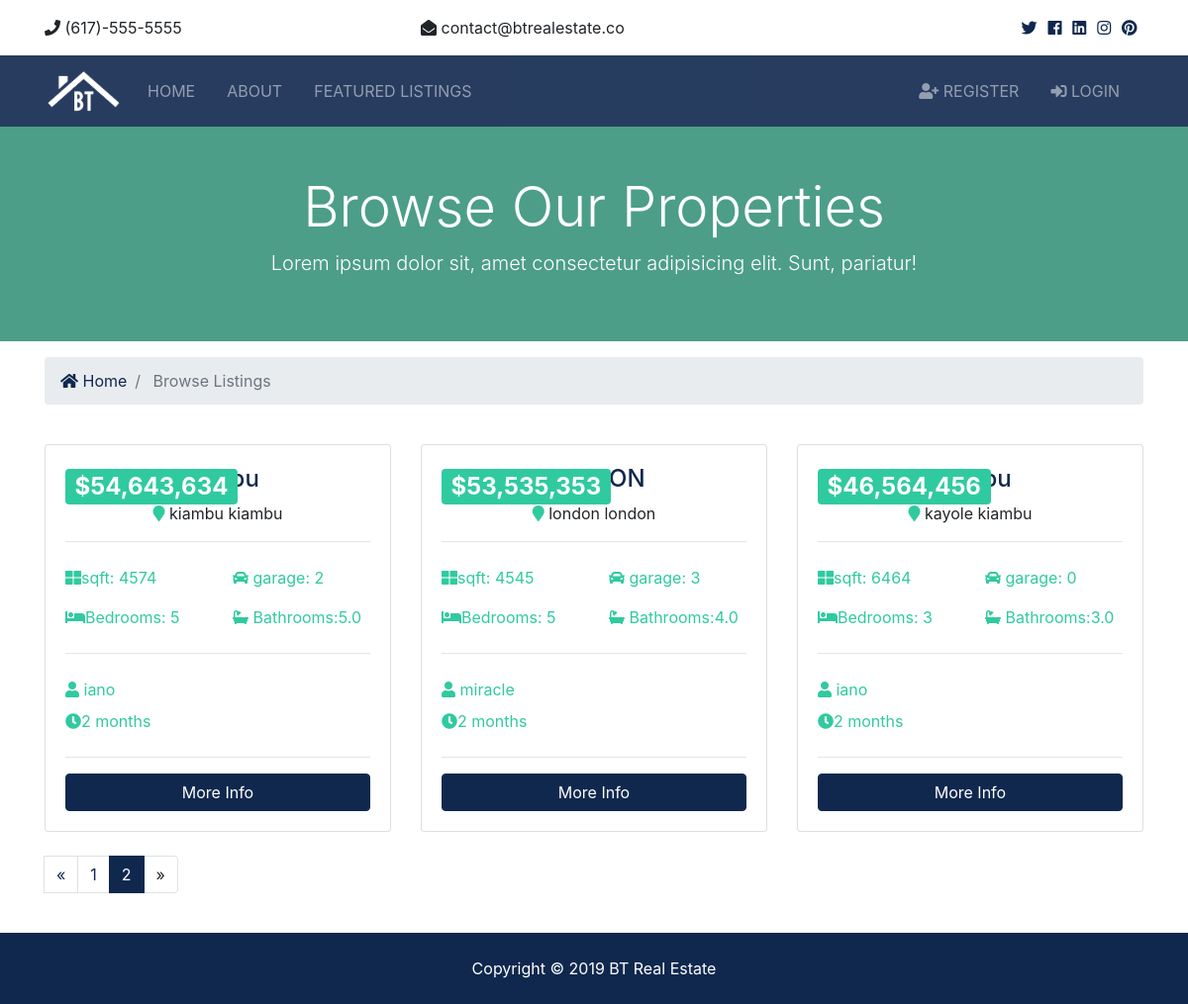
The app's page /listings?page=2 with its own data.
### listings/models.py (models this page shows, shortened)
class Listing(models.Model):
    realtor = models.ForeignKey(Realtors, on_delete = models.DO_NOTHING)
    address = models.CharField(max_length = 100)
    city = models.CharField(max_length = 100)
    zipcode = models.CharField(max_length = 20)
    state = models.CharField(max_length = 100)
    title = models.CharField(max_length = 100)
    price = models.IntegerField()
    bedrooms = models.IntegerField()
    bathrooms = models.DecimalField(max_digits=2, decimal_places=1)
    garage = models.IntegerField(default=0)
    sqft = models.IntegerField()
    lot_size =models.DecimalField(max_digits=5, decimal_places=1)
    description = models.TextField(max_length = 100)
    photos_main = models.ImageField(upload_to = 'photos/%Y/%m/%d')
    photos_1 = models.ImageField(upload_to = 'photos/%Y/%m/%d', blank = True)
    photos_2 = models.ImageField(upload_to = 'photos/%Y/%m/%d', blank = True)
    photos_3 = models.ImageField(upload_to = 'photos/%Y/%m/%d', blank = True)
    photos_4= models.ImageField(upload_to = 'photos/%Y/%m/%d', blank = True)
    photos_5 = models.ImageField(upload_to = 'photos/%Y/%m/%d', blank = True)
    photos_6= models.ImageField(upload_to = 'photos/%Y/%m/%d', blank = True)
    is_published = models.BooleanField(default = True)
    list_date = models.DateField(default=datetime.now, blank =True)

### realtors/models.py (models this page shows)
class Realtors(models.Model):
    name = models.CharField(max_length = 100)
    photo = models.ImageField(upload_to = 'photos/%Y/%m/%d')
    description = models.TextField(blank=True)
    phone = models.CharField(max_length = 20)
    email = models.CharField(max_length = 20)
    is_mvp = models.BooleanField(default = False)
    hire_date = models.DateTimeField(default = datetime.now, blank = True)
    def __str__(self):
        return self.name

### listings/views.py (the view)
# urls.py: path('', views.index, name = 'listings'),
def index(request):
    listings = Listing.objects.order_by('-list_date').filter(is_published=True)
    paginator = Paginator(listings,3)
    page = request.GET.get('page')
    paged_listings = paginator.get_page(page)
    context = {
         'listings' : paged_listings
     }
    return render(request, 'listings/listings.html', context)

### templates/listings/listings.html (shortened to what this page needs)
{% extends 'base.html'%}
{%  load humanize  %}
{% block content %}
<section id="showcase-inner" class="py-5 text-white">
    <div class="container">
      <div class="row text-center">
        <div class="col-md-12">
          <h1 class="display-4">Browse Our Properties</h1>
          <p class="lead">Lorem ipsum dolor sit, amet consectetur adipisicing elit. Sunt, pariatur!</p>
        </div>
      </div>
    </div>
  </section>
  <section id="bc" class="mt-3">
    <div class="container">
      <nav aria-label="breadcrumb">
        <ol class="breadcrumb">
          <li class="breadcrumb-item">
            <a href="{% url 'index'%}">
              <i class="fas fa-home"></i> Home</a>
          </li>
          <li class="breadcrumb-item active"> Browse Listings</li>
        </ol>
      </nav>
    </div>
  </section>
  <section id="listings" class="py-4">
    <div class="container">
      <div class="row">
        {% if listings %}
           {% for listing in listings%}
            <div class="col-md-6 col-lg-4 mb-4">
              <div class="card listing-preview">
                <div class="card-img-overlay">
                  <h2>
                    <span class="badge badge-secondary text-white">${{ listing.price | intcomma}}</span>
                  </h2>
                </div>
                <div class="card-body">
                  <div class="listing-heading text-center">
                    <h4 class="text-primary">{{ listing.title }}</h4>
                    <p>
                      <i class="fas fa-map-marker text-secondary"></i> {{listing.city}}  {{listing.state}}  {{listing.zip}}</p>
                  </div>
                  <hr>
                  <div class="row py-2 text-secondary">
                    <div class="col-6">
                      <i class="fas fa-th-large"></i>sqft: {{ listing.sqft}}</div>
                    <div class="col-6">
                      <i class="fas fa-car"></i> garage: {{ listing.garage }}</div>
                  </div>
                  <div class="row py-2 text-secondary">
                    <div class="col-6">
                      <i class="fas fa-bed"></i>Bedrooms: {{ listing.bedrooms}}</div>
                    <div class="col-6">
                      <i class="fas fa-bath"></i> Bathrooms:{{ listing.bathrooms}}</div>
                  </div>
                  <hr>
                  <div class="row py-2 text-secondary">
                    <div class="col-12">
                      <i class="fas fa-user"></i> {{ listing.realtor}}</div>
                  </div>
                  <div class="row text-secondary pb-2">
                    <div class="col-6">
                      <i class="fas fa-clock"></i>{{listing.list_date | timesince}}</div>
                  </div>
                  <hr>
                  <a href="{% url 'listing' listing.id %}" class="btn btn-primary btn-block">More Info</a>
                </div>
              </div>
            </div>
            {% endfor%}
        {% else %}
      <div class="col-md-12">
        <p> No listings Available</p>
      </div>
        {% endif %}
      </div>
      <div class="row">
        <div class="col-md-12">
         {% if listings.has_other_pages %}
            <ul class="pagination">
              {% if listings.has_previous %}
                <li class="paged-item">
                  <a href="?page={{listings.previous_page_number}}" class="page-link" >&laquo;
                  </a>
                </li>
              {%else%}
                <li class="page-item diasbled" >
                  <a class="page-link">&laquo;</a>
                </li>
              {% endif%}
              {% for i in listings.paginator.page_range %}
                {% if listings.number == i %}
                  <li class="page-item active">
                      <a class="page-link">{{i}}</a>
                   </li>
                 {% else %}
                    <li class=" page-item">
                      <a href="?page={{i}}" class="page-link">{{i}}</a>
                    </li>
                  {% endif %}
              {% endfor %}
              {% if listings.has_next %}
                <li class="paged-item">
                  <a href="?page={{listings.next_page_number}}" class="page-link" >&raquo;
                  </a>
                </li>
              {%else%}
                <li class="page-item diasbled" >
                  <a class="page-link">&raquo;</a>
                </li>
              {% endif%}
            </ul>
          {% endif %}
        </div>
      </div>
    </div>
  </section>
{% endblock%}

### mysite/static/css/all.css (style rules this page uses)
.fa, .fas, .far, .fal, .fab { -moz-osx-font-smoothing: grayscale; -webkit-font-smoothing: antialiased; display: inline-block; font-style: normal; font-variant: normal; text-rendering: auto; line-height: 1; }
.fa-bath:before { content: "\f2cd"; }
.fa-bed:before { content: "\f236"; }
.fa-car:before { content: "\f1b9"; }
.fa-clock:before { content: "\f017"; }
.fa-home:before { content: "\f015"; }
.fa-map-marker:before { content: "\f041"; }
.fa-th-large:before { content: "\f009"; }
.fa-user:before { content: "\f007"; }
.fa, .fas { font-family: 'Font Awesome 5 Free'; font-weight: 900; }

### mysite/static/css/style.css (style rules this page uses)
#showcase-inner { background: url(../img/building.jpg) no-repeat top center fixed/cover; position: relative; overflow: hidden; min-height: 200px; }
#showcase-inner::before { content: ''; position: absolute; top: 0; left: 0; min-height: 100%; width: 100%; background: rgba(32, 134, 107, 0.8); }
.listing-preview a { position: relative; }

### records on screen
Listing: price "54,643,634", city "kiambu", state "kiambu", sqft "4574", garage "2", bedrooms "5", bathrooms "5.0", realtor "iano", list_date "2 months"
Listing: price "53,535,353", city "london", state "london", sqft "4545", garage "3", bedrooms "5", bathrooms "4.0", realtor "miracle", list_date "2 months"
Listing: price "46,564,456", city "kayole", state "kiambu", sqft "6464", garage "0", bedrooms "3", bathrooms "3.0", realtor "iano", list_date "2 months"

### other values on screen
{{ i }} "1"
{{ i }} "2"
